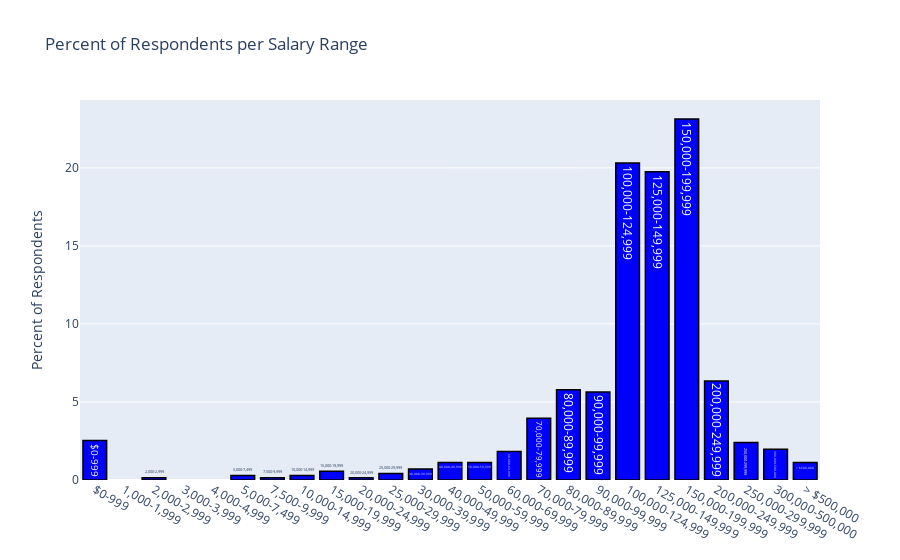

The notebook cell saved with this chart:
### Code cell
in_order = ['$0-999',
                        '1,000-1,999',
                        '2,000-2,999',
                        '3,000-3,999',
                        '4,000-4,999',
                        '5,000-7,499',
                        '7,500-9,999',
                        '10,000-14,999',
                        '15,000-19,999',
                        '20,000-24,999',
                        '25,000-29,999',
                        '30,000-39,999',
                        '40,000-49,999',
                        '50,000-59,999',
                        '60,000-69,999',
                        '70,000-79,999',
                        '80,000-89,999',
                        '90,000-99,999',
                        '100,000-124,999',
                        '125,000-149,999',
                        '150,000-199,999',
                        '200,000-249,999',
                        '250,000-299,999',
                        '300,000-500,000',
                        '> $500,000']

question_number = 'Q10'
title='Percent of Respondents per Salary Range'
plot_unsorted_multiple_choice(question_number,data,data_with_question_on_top,title,y_axis_title,
                              in_order,percent_instead_of_count=True,response_count=709)

### Figure 1 — Plotly figure (JSON) as saved in the notebook; plotly's stock layout.template omitted (floating-point values rounded to 4 significant figures)
{"data": [{"marker": {"color": "blue", "line": {"color": "black", "width": 1.5}}, "name": "Kaggle Survey 2019", "text": ["150,000-199,999", "100,000-124,999", "125,000-149,999", "200,000-249,999", "80,000-89,999", "90,000-99,999", "70,000-79,999", "$0-999", "250,000-299,999", "300,000-500,000", "60,000-69,999", "50,000-59,999", "40,000-49,999", "> $500,000", "30,000-39,999", "15,000-19,999", "25,000-29,999", "5,000-7,499", "10,000-14,999", "7,500-9,999", "20,000-24,999", "2,000-2,999"], "type": "bar", "x": ["150,000-199,999", "100,000-124,999", "125,000-149,999", "200,000-249,999", "80,000-89,999", "90,000-99,999", "70,000-79,999", "$0-999", "250,000-299,999", "300,000-500,000", "60,000-69,999", "50,000-59,999", "40,000-49,999", "> $500,000", "30,000-39,999", "15,000-19,999", "25,000-29,999", "5,000-7,499", "10,000-14,999", "7,500-9,999", "20,000-24,999", "2,000-2,999"], "y": [23.13, 20.31, 19.75, 6.347, 5.783, 5.642, 3.949, 2.539, 2.398, 1.975, 1.834, 1.128, 1.128, 1.128, 0.7052, 0.5642, 0.4231, 0.2821, 0.2821, 0.141, 0.141, 0.141]}], "layout": {"barmode": "group", "showlegend": false, "title": {"text": "Percent of Respondents per Salary Range"}, "xaxis": {"categoryarray": ["$0-999", "1,000-1,999", "2,000-2,999", "3,000-3,999", "4,000-4,999", "5,000-7,499", "7,500-9,999", "10,000-14,999", "15,000-19,999", "20,000-24,999", "25,000-29,999", "30,000-39,999", "40,000-49,999", "50,000-59,999", "60,000-69,999", "70,000-79,999", "80,000-89,999", "90,000-99,999", "100,000-124,999", "125,000-149,999", "150,000-199,999", "200,000-249,999", "250,000-299,999", "300,000-500,000", "> $500,000"], "categoryorder": "array", "type": "category"}, "yaxis": {"title": {"text": "Percent of Respondents"}}}}
